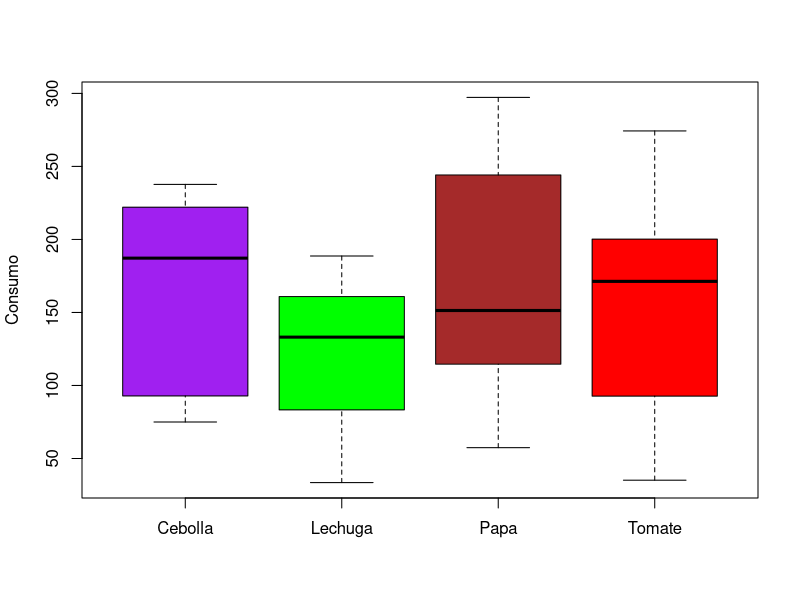
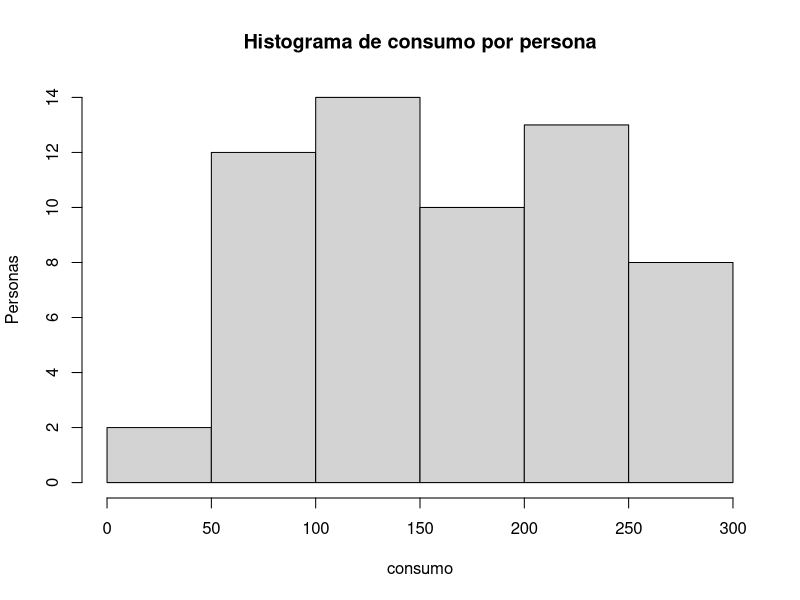
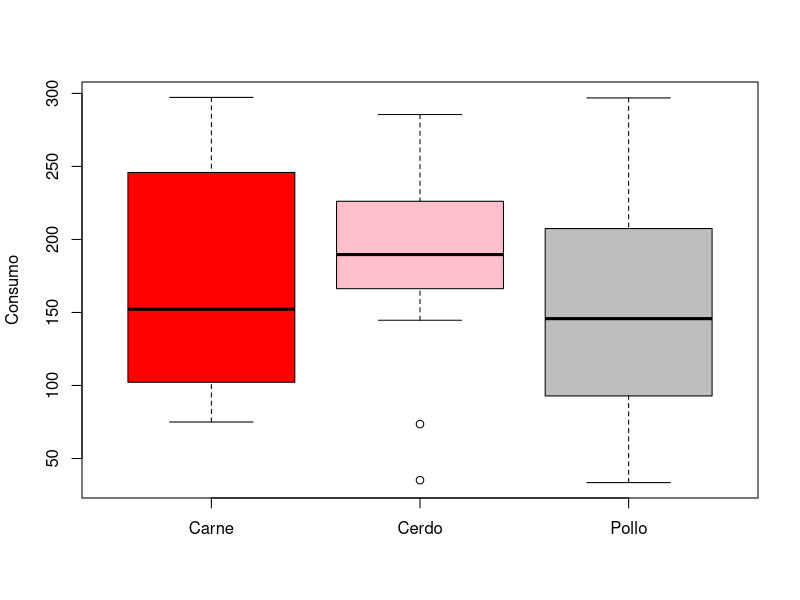

Source code (R) for these figures, in order:
mercado = read.table("Mercado.txt", header=T)

edad = mercado$Edad
sexo = mercado$Sexo
fruta = mercado$Fruta
vegetales = mercado$Vegetales
carnico = mercado$Carnico
consumo = mercado$Consumo

################################################
# PREGUNTA 1

#Grafica Vegetales/Consumo
boxplot(split(consumo,vegetales),ylab="Consumo",col=c("purple","green","brown","red"))
hist(consumo, main = "Histograma de consumo por persona", ylab = "Personas")
#  SUMMARY

summaryVegetales = summary(vegetales)
summaryConsumo = summary(consumo)


# Varianza de consumo

varianzaConsumo = var(consumo)
varianzaConsumo

# Desviacion estandar
desviacionConsumo = sd(consumo)
desviacionConsumo

################################################
# PREGUNTA 2. Analice la relación en el dinero 
#gastado en las mujeres que compraron cambur según el tipo de cárnico

mujeresCamburCarnico = carnico[ sexo=="F" & fruta == "Cambur"]

boxplot(split(consumo,mujeresCamburCarnico), ylab="Consumo",col=c("red","pink","gray","yellow"))

##################################################

# PREGUNTA 3: Hombres mayores de 60 compraron carne

hombres60Carne = sexo[sexo == "M" & edad > 60 &  carnico == "Carne"]
cantidadHombres = length(hombres60Carne)
cantidadHombres



